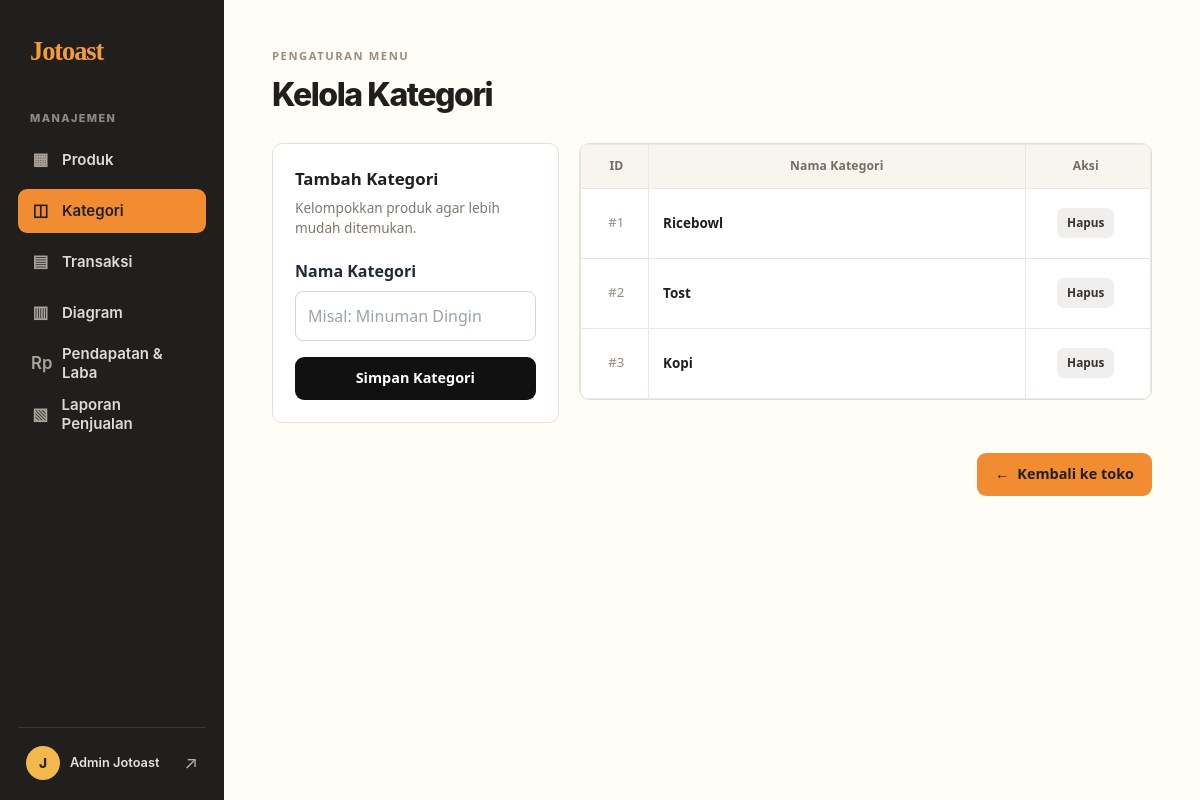
The app's page /admin/kategori (signed in), older data.
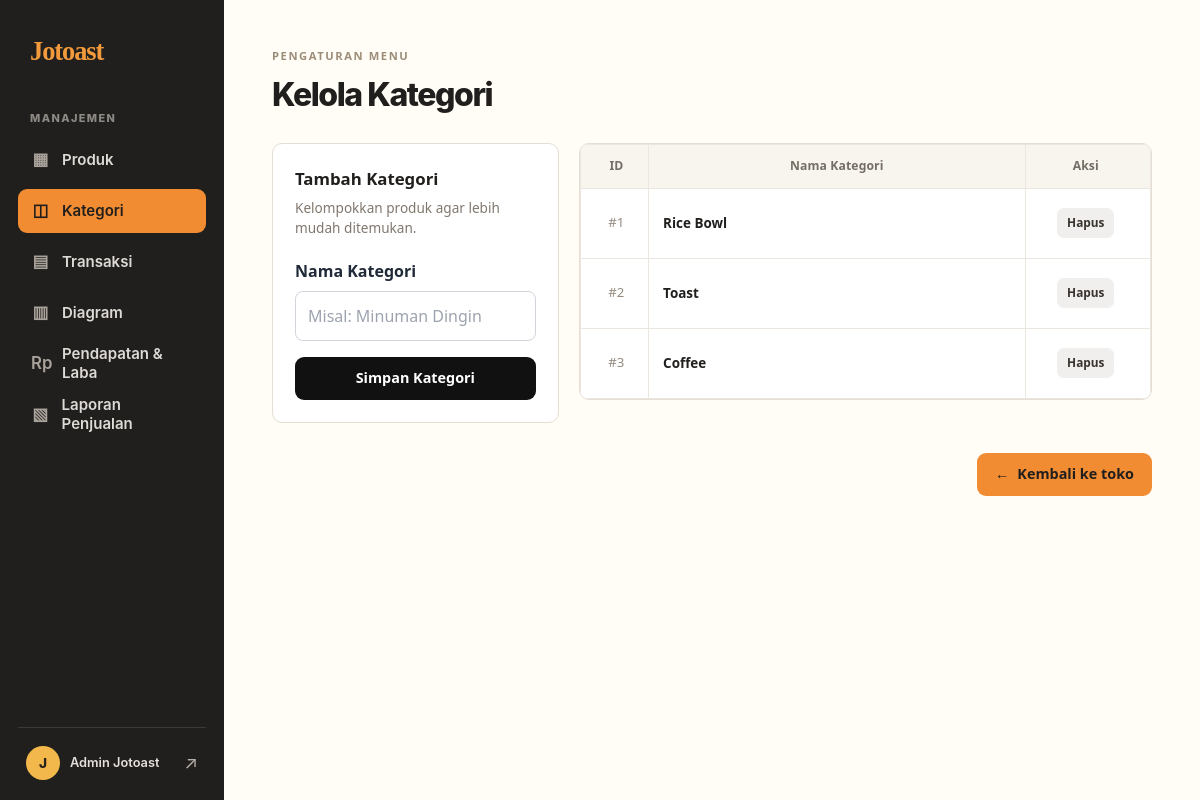
The same page, newer data.
### app.py (models this page shows)
class Kategori(db.Model):
    id = db.Column(db.Integer, primary_key=True)
    nama = db.Column(db.String(50), nullable=False)
    produk = db.relationship(
        'Produk',
        backref='kategori_rel',
        lazy=True
    )

### app.py (the view, shortened to what this page needs)
@app.route('/admin/kategori', methods=['GET', 'POST'])
def kelola_kategori():
    if session.get('role') != 'owner':
        return redirect(url_for('login'))
    kategori_list = Kategori.query.all()
    return render_template(
        'admin_kategori.html',
        kategori=kategori_list
    )

### templates/admin_kategori.html (shortened to what this page needs)
<!DOCTYPE html>
<html lang="id">
<head>
    <script src="https://cdn.tailwindcss.com"></script>
    <link rel="stylesheet" href="{{ url_for('static', filename='jotoast.css') }}">
</head>
<body class="admin-page font-sans min-h-screen">
    <div class="admin-layout">
        <aside class="admin-sidebar">
            <a href="{{ url_for('kelola_produk') }}" class="admin-brand">Jotoast</a>
            <p class="admin-nav-label">Manajemen</p>
            <nav class="admin-nav" aria-label="Navigasi admin">
                <a href="{{ url_for('kelola_produk') }}" class="admin-nav-link">
                    <span aria-hidden="true">▦</span> Produk
                </a>
                <a href="{{ url_for('kelola_kategori') }}" class="admin-nav-link is-active" aria-current="page">
                    <span aria-hidden="true">◫</span> Kategori
                </a>
                <a href="{{ url_for('riwayat_transaksi') }}" class="admin-nav-link">
                    <span aria-hidden="true">▤</span> Transaksi
                </a>
                <a href="{{ url_for('admin_diagram') }}" class="admin-nav-link">
                    <span aria-hidden="true">▥</span> Diagram
                </a>
                <a href="{{ url_for('admin_pendapatan') }}" class="admin-nav-link">
                    <span aria-hidden="true">Rp</span> Pendapatan &amp; Laba
                </a>
                <a href="{{ url_for('admin_laporan_penjualan') }}" class="admin-nav-link">
                    <span aria-hidden="true">▧</span> Laporan Penjualan
                </a>
            </nav>
            <div class="admin-sidebar-footer">
                <span class="admin-avatar" aria-hidden="true">J</span>
                <span class="admin-account-label">Admin Jotoast</span>
                <a href="{{ url_for('logout') }}" class="admin-logout" aria-label="Keluar" title="Keluar">↗</a>
            </div>
        </aside>
        <main class="admin-main">
            <div class="admin-content p-5 sm:p-8 lg:p-10">
                <div class="admin-heading">
                    <div>
                        <p class="admin-eyebrow">Pengaturan menu</p>
                        <h1 class="admin-title">Kelola Kategori</h1>
                    </div>
                </div>
                <div class="admin-category-layout">
                    <section class="admin-panel admin-category-form">
                        <h2>Tambah Kategori</h2>
                        <p>Kelompokkan produk agar lebih mudah ditemukan.</p>
                        <form action="{{ url_for('kelola_kategori') }}" method="POST" class="space-y-4">
                            <div>
                                <label class="block text-gray-800 font-semibold mb-2">Nama Kategori</label>
                                <input type="text" name="nama" required placeholder="Misal: Minuman Dingin" class="w-full p-3 border border-gray-300 rounded-lg">
                            </div>
                            <button type="submit" class="admin-add-button w-full">Simpan Kategori</button>
                        </form>
                    </section>
                    <section class="admin-panel admin-table-panel">
                        <div class="admin-table-scroll">
                            <table class="admin-product-table admin-category-table w-full text-left border-collapse">
                                <thead>
                                    <tr>
                                        <th>ID</th>
                                        <th>Nama Kategori</th>
                                        <th class="text-right">Aksi</th>
                                    </tr>
                                </thead>
                                <tbody>
                                    {% for item in kategori %}
                                    <tr>
                                        <td class="admin-muted">#{{ item.id }}</td>
                                        <td><span class="admin-product-name">{{ item.nama }}</span></td>
                                        <td>
                                            <div class="admin-actions">
                                                <a href="{{ url_for('hapus_kategori', id=item.id) }}"
                                                   data-confirm="Hapus kategori ini?"
                                                   data-confirm-title="Hapus kategori?"
                                                   data-confirm-accept="Ya, hapus"
                                                   data-confirm-tone="danger"
                                                   class="admin-action-delete">Hapus</a>
                                            </div>
                                        </td>
                                    </tr>
                                    {% else %}
                                    <tr><td colspan="3" class="admin-empty-row">Belum ada kategori.</td></tr>
                                    {% endfor %}
                                </tbody>
                            </table>
                        </div>
                    </section>
                </div>
                <a href="/" class="admin-back-link admin-category-back"><span aria-hidden="true">←</span> Kembali ke toko</a>
            </div>
        </main>
    </div>
</body>
</html>

Row changes from the older to the newer data that the page shows:
changed Kategori id 1: nama "Ricebowl" → "Rice Bowl"
changed Kategori id 2: nama "Tost" → "Toast"
changed Kategori id 3: nama "Kopi" → "Coffee"
